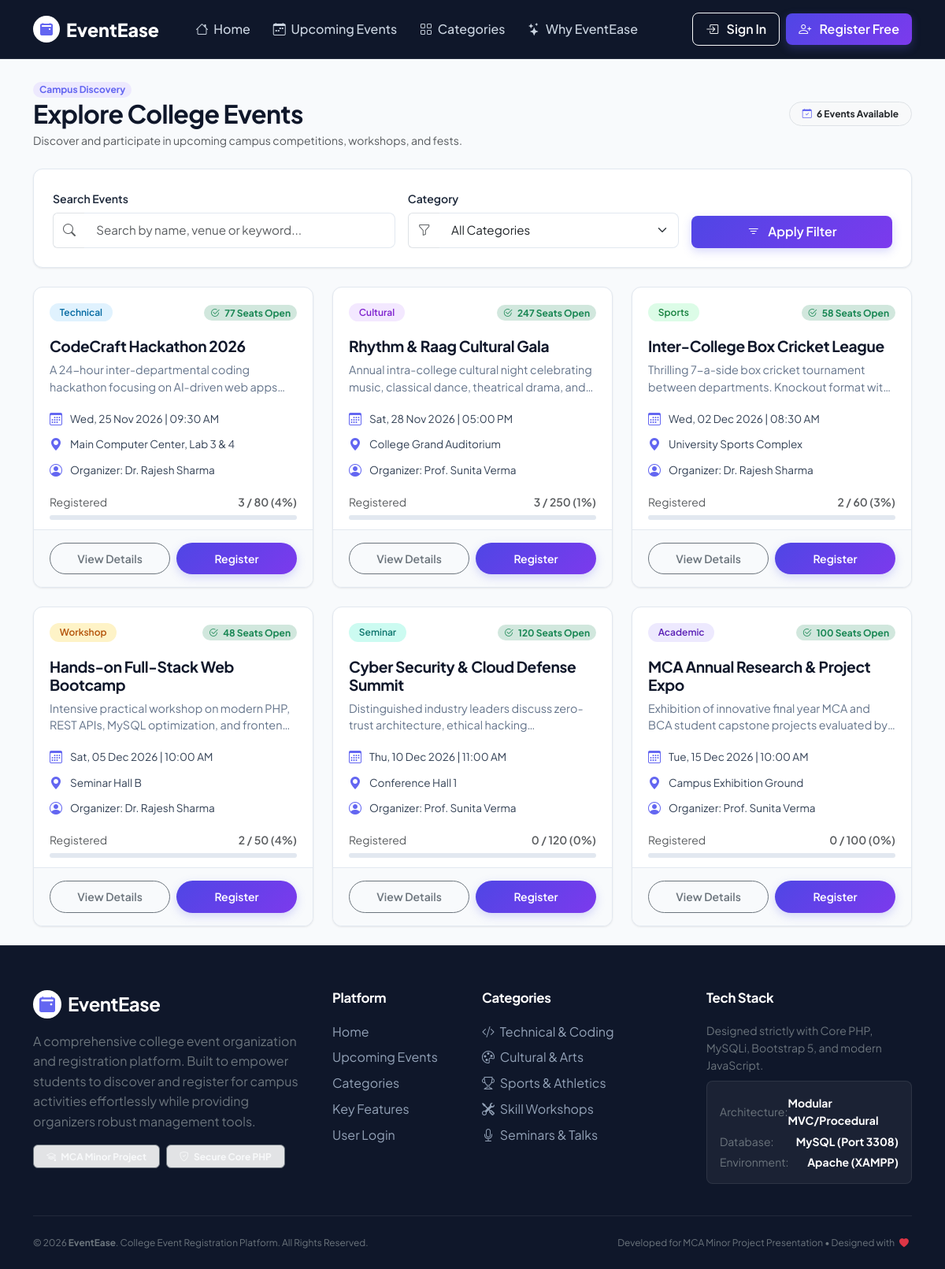
The app's page /student/events.php with its own data.
### tables this page shows
CREATE TABLE `events` (
  `event_id` INT(11) NOT NULL AUTO_INCREMENT,
  `organizer_id` INT(11) NOT NULL,
  `event_name` VARCHAR(150) NOT NULL,
  `description` TEXT DEFAULT NULL,
  `category` VARCHAR(50) NOT NULL DEFAULT 'General',
  `venue` VARCHAR(150) NOT NULL,
  `event_date` DATETIME NOT NULL,
  `capacity` INT(11) NOT NULL,
  `created_at` TIMESTAMP NOT NULL DEFAULT CURRENT_TIMESTAMP,
  PRIMARY KEY (`event_id`),
  KEY `idx_events_organizer` (`organizer_id`),
  KEY `idx_events_date` (`event_date`),
  KEY `idx_events_category` (`category`),
  CONSTRAINT `fk_events_organizer` FOREIGN KEY (`organizer_id`) REFERENCES `users` (`user_id`) ON DELETE CASCADE ON UPDATE CASCADE
);

CREATE TABLE `users` (
  `user_id` INT(11) NOT NULL AUTO_INCREMENT,
  `full_name` VARCHAR(100) NOT NULL,
  `email` VARCHAR(100) NOT NULL,
  `password` VARCHAR(255) NOT NULL,
  `role` ENUM('student', 'organizer') NOT NULL DEFAULT 'student',
  `created_at` TIMESTAMP NOT NULL DEFAULT CURRENT_TIMESTAMP,
  PRIMARY KEY (`user_id`),
  UNIQUE KEY `uq_users_email` (`email`)
);

### student/events.php (the view, shortened to what this page needs)
<?php
require_once __DIR__ . "/../includes/auth.php";
$student_id = is_logged_in() && current_user_role() === 'student' ? current_user_id() : 0;
$search_query = trim($_GET['search'] ?? '');
$sql = "
    SELECT
        e.event_id,
        e.event_name,
        e.description,
        e.category,
        e.venue,
        e.event_date,
        e.capacity,
        u.full_name AS organizer_name,
        COUNT(CASE WHEN r_all.status IN ('registered', 'attended') THEN 1 END) AS total_booked,
        r_user.status AS my_status
    FROM events e
    JOIN users u ON e.organizer_id = u.user_id
    LEFT JOIN registrations r_all ON e.event_id = r_all.event_id
    LEFT JOIN registrations r_user ON e.event_id = r_user.event_id AND r_user.student_id = ?
    WHERE e.event_date >= NOW()
";
$params = [$student_id];
$types = "i";
$sql .= " GROUP BY e.event_id ORDER BY e.event_date ASC";
$stmt = mysqli_prepare($conn, $sql);
mysqli_stmt_bind_param($stmt, $types, ...$params);
mysqli_stmt_execute($stmt);
$events = mysqli_stmt_get_result($stmt);
require_once __DIR__ . "/../includes/header.php";
?>
<div class="container py-4">
    <div class="d-flex flex-column flex-md-row justify-content-between align-items-md-center mb-4">
        <div>
            <span class="badge bg-purple-light text-purple px-2 py-1 rounded-pill small">Campus Discovery</span>
            <h2 class="fw-bold text-navy mb-1">Explore College Events</h2>
            <p class="text-muted small mb-0">Discover and participate in upcoming campus competitions, workshops, and fests.</p>
        </div>
        <div class="mt-3 mt-md-0">
            <span class="badge bg-light text-dark border px-3 py-2 rounded-pill">
                <i class="bi bi-calendar-check text-purple me-1"></i>
                <span id="eventCountDisplay"><?php echo mysqli_num_rows($events); ?></span> Events Available
            </span>
        </div>
    </div>
    <div class="card-modern p-4 mb-4">
        <form method="GET" action="events.php" class="row g-3 align-items-end">
            <div class="col-md-5">
                <label class="form-label">Search Events</label>
                <div class="input-group">
                    <span class="input-group-text bg-white border-end-0 text-muted"><i class="bi bi-search"></i></span>
                    <input type="text" name="search" class="form-control border-start-0" placeholder="Search by name, venue or keyword..." value="<?php echo htmlspecialchars($search_query); ?>" data-filter-target="#eventGrid" data-filter-item=".event-filter-card">
                </div>
            </div>
            <div class="col-md-4">
                <label class="form-label">Category</label>
                <div class="input-group">
                    <span class="input-group-text bg-white border-end-0 text-muted"><i class="bi bi-funnel"></i></span>
                    <select name="category" class="form-select border-start-0">
                        <option value="">All Categories</option>
                    </select>
                </div>
            </div>
            <div class="col-md-3 d-flex gap-2">
                <button type="submit" class="btn btn-primary flex-fill">
                    <i class="bi bi-filter me-1"></i> Apply Filter
                </button>
            </div>
        </form>
    </div>
    <div class="row g-4" id="eventGrid">
        <?php if (mysqli_num_rows($events) > 0): ?>
            <?php while ($event = mysqli_fetch_assoc($events)):
                $capacity = (int)$event['capacity'];
                $booked = (int)$event['total_booked'];
                $remaining = max(0, $capacity - $booked);
                $percentage = ($capacity > 0) ? min(100, round(($booked / $capacity) * 100)) : 0;
                $is_full = ($remaining <= 0);
            ?>
                <div class="col-md-6 col-lg-4 event-filter-card">
                    <div class="event-card-modern card-lift">
                        <div class="event-card-header">
                            <?php echo get_category_badge($event['category']); ?>
                            <span class="badge <?php echo $is_full ? 'bg-danger-subtle text-danger' : 'bg-success-subtle text-success'; ?> rounded-pill px-2 py-1 small">
                                <i class="bi <?php echo $is_full ? 'bi-x-circle' : 'bi-check2-circle'; ?> me-1"></i>
                                <?php echo $is_full ? 'Full' : "{$remaining} Seats Open"; ?>
                            </span>
                        </div>
                        <div class="event-card-body">
                            <h5 class="event-card-title"><?php echo htmlspecialchars($event['event_name']); ?></h5>
                            <p class="event-card-desc"><?php echo htmlspecialchars($event['description'] ?? 'Join your classmates and participate in this exciting campus activity.'); ?></p>
                            <div class="event-meta-row">
                                <i class="bi bi-calendar3"></i>
                                <span><?php echo format_event_date($event['event_date']); ?></span>
                            </div>
                            <div class="event-meta-row">
                                <i class="bi bi-geo-alt-fill"></i>
                                <span class="text-truncate"><?php echo htmlspecialchars($event['venue']); ?></span>
                            </div>
                            <div class="event-meta-row">
                                <i class="bi bi-person-circle"></i>
                                <span class="text-truncate">Organizer: <?php echo htmlspecialchars($event['organizer_name']); ?></span>
                            </div>
                            <div class="mt-3">
                                <div class="d-flex justify-content-between text-muted small">
                                    <span>Registered</span>
                                    <span class="fw-semibold"><?php echo $booked; ?> / <?php echo $capacity; ?> (<?php echo $percentage; ?>%)</span>
                                </div>
                                <div class="capacity-progress">
                                </div>
                            </div>
                        </div>
                        <div class="event-card-footer d-flex gap-2">
                            <a href="event_details.php?id=<?php echo $event['event_id']; ?>" class="btn btn-outline-secondary w-50 btn-sm rounded-pill">
                                View Details
                            </a>
                            <?php if (!is_logged_in()): ?>
                                <a href="<?php echo BASE_URL; ?>auth/login.php" class="btn btn-primary w-50 btn-sm rounded-pill <?php echo $is_full ? 'disabled' : ''; ?>">
                                    Register
                                </a>
                            <?php else: ?>
                                <a href="<?php echo BASE_URL; ?>organizer/manage_events.php" class="btn btn-navy w-50 btn-sm rounded-pill">
                                    Manage
                                </a>
                            <?php endif; ?>
                        </div>
                    </div>
                </div>
            <?php endwhile; ?>
        <?php endif; ?>
    </div>
</div>
<?php
require_once __DIR__ . "/../includes/footer.php";
?>

### includes/auth.php (shortened to what this page needs)
<?php
function is_logged_in() {
    return isset($_SESSION['user_id']) && !empty($_SESSION['user_id']);
}
function format_event_date($datetime) {
    $timestamp = strtotime($datetime);
    return date("D, d M Y | h:i A", $timestamp);
}
function get_category_badge($category) {
    $colors = [
        'Technical' => 'badge-cat-tech',
        'Cultural'  => 'badge-cat-cult',
        'Sports'    => 'badge-cat-sport',
        'Workshop'  => 'badge-cat-work',
        'Seminar'   => 'badge-cat-sem',
        'Academic'  => 'badge-cat-acad'
    ];
    $cls = $colors[$category] ?? 'badge-cat-gen';
    return "<span class='badge {$cls}'>" . htmlspecialchars($category) . "</span>";
}

### records on screen
events: category "Technical", remaining "77", event_name "CodeCraft Hackathon 2026", description "A 24-hour inter-departmental coding hackathon focusing on AI-driven web…", event_date "Wed, 25 Nov 2026 | 09:30 AM", venue "Main Computer Center, Lab 3 & 4", organizer.full_name "Dr. Rajesh Sharma", booked "3", capacity "80", percentage "4"
events: category "Cultural", remaining "247", event_name "Rhythm & Raag Cultural Gala", description "Annual intra-college cultural night celebrating music, classical dance, theatrical drama,…", event_date "Sat, 28 Nov 2026 | 05:00 PM", venue "College Grand Auditorium", organizer.full_name "Prof. Sunita Verma", booked "3", capacity "250", percentage "1"
events: category "Sports", remaining "58", event_name "Inter-College Box Cricket League", description "Thrilling 7-a-side box cricket tournament between departments. Knockout format…", event_date "Wed, 02 Dec 2026 | 08:30 AM", venue "University Sports Complex", organizer.full_name "Dr. Rajesh Sharma", booked "2", capacity "60", percentage "3"
events: category "Workshop", remaining "48", event_name "Hands-on Full-Stack Web Bootcamp", description "Intensive practical workshop on modern PHP, REST APIs, MySQL optimization, and…", event_date "Sat, 05 Dec 2026 | 10:00 AM", venue "Seminar Hall B", organizer.full_name "Dr. Rajesh Sharma", booked "2", capacity "50", percentage "4"
events: category "Seminar", capacity "120", event_name "Cyber Security & Cloud Defense Summit", description "Distinguished industry leaders discuss zero-trust architecture, ethical…", event_date "Thu, 10 Dec 2026 | 11:00 AM", venue "Conference Hall 1", organizer.full_name "Prof. Sunita Verma", booked "0", percentage "0"
events: category "Academic", capacity "100", event_name "MCA Annual Research & Project Expo", description "Exhibition of innovative final year MCA and BCA student capstone projects evaluated…", event_date "Tue, 15 Dec 2026 | 10:00 AM", venue "Campus Exhibition Ground", organizer.full_name "Prof. Sunita Verma", booked "0", percentage "0"

### other values on screen
mysqli_num_rows($events) "6"
$port "3308"
